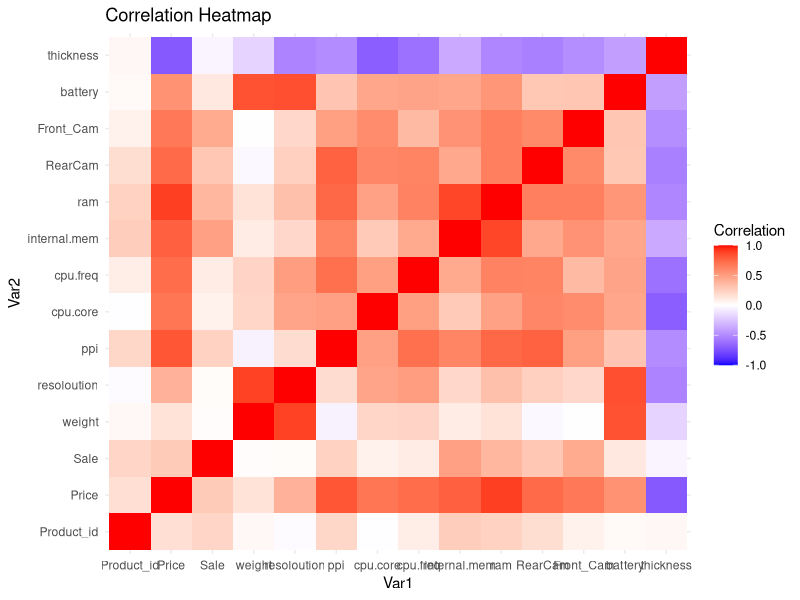

Reproduce this figure in R.
## ---- chunk 1
knitr::opts_chunk$set(echo = TRUE)
## ---- chunk 2
library(readr)
data <- read.csv("Cellphone.csv", sep=";")
head(data)
## ---- chunk 3
str(data)
## ---- chunk 4
summary(data)
## ---- chunk 5
colSums(is.na(data))
## ---- chunk 6
library(dplyr)
correlation_matrix <- cor(data %>% select_if(is.numeric))

library(ggplot2)
library(reshape2)
melted_correlation <- melt(correlation_matrix)
ggplot(data = melted_correlation, aes(x = Var1, y = Var2, fill = value)) +
  geom_tile() +
  scale_fill_gradient2(low = 'blue', high = 'red', mid = 'white', 
                       midpoint = 0, limit = c(-1, 1), name = 'Correlation') +
  theme_minimal() +
  labs(title = 'Correlation Heatmap')
## ---- chunk 7
library(lmtest)
m1 <- lm(Price ~ internal.mem, data = data)
summary(m1)
## ---- chunk 8
m2 = lm(Price ~ ram, data = data)
summary(m2)
## ---- chunk 9
m3 = lm(Price ~ battery, data = data)
summary(m3)
## ---- chunk 10
m4 = lm(Price ~ RearCam, data = data)
summary(m4)
## ---- chunk 11
m5 = lm(Price ~ internal.mem + ram + battery + RearCam, data = data)
summary(m5)
## ---- chunk 12
m6 = lm(Price ~ ram + battery + RearCam, data = data)
summary(m6)
## ---- chunk 13
dwtest(m1, alternative = "two.sided")
## ---- chunk 14
dwtest(m2, alternative = "two.sided")
## ---- chunk 15
dwtest(m3, alternative = "two.sided")
## ---- chunk 16
dwtest(m4, alternative = "two.sided")
## ---- chunk 17
dwtest(m5, alternative = "two.sided")
## ---- chunk 18
dwtest(m6, alternative = "two.sided")
## ---- chunk 19
library(car)
## ---- chunk 20
bptest(m1)
## ---- chunk 21
bptest(m2)
## ---- chunk 22
bptest(m5)
## ---- chunk 23
bptest(m6)
## ---- chunk 24
library(nortest)
## ---- chunk 25
e1 <- residuals(m1)
shapiro.test(e1)
## ---- chunk 26
e2 <- residuals(m2)
shapiro.test(e2)
## ---- chunk 27
e5 <- residuals(m5)
shapiro.test(e5)
## ---- chunk 28
e6 <- residuals(m6)
shapiro.test(e6)
## ---- chunk 29
vif(m6)
## ---- chunk 30
mean((e2^2))
## ---- chunk 31
sqrt(mean((e2^2)))
## ---- chunk 32
AIC(m2)
